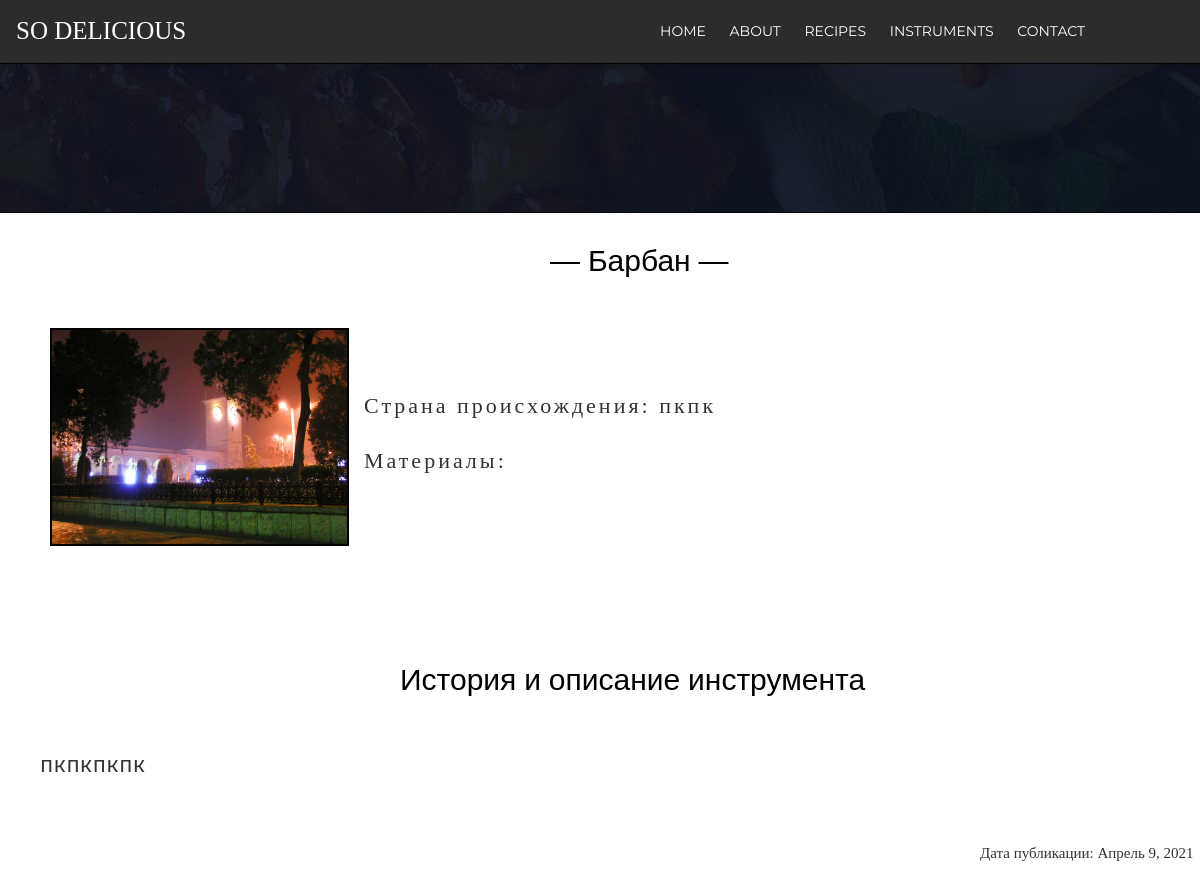
/instruments/1, run on the app's committed database.
### instruments/models.py (models this page shows, shortened)
class Instr(models.Model):
    name = models.CharField('Название инструмента', max_length=150)
    history = models.CharField('Страна происхождения:', max_length=150, default="")
    full_text = models.TextField('Описание')
    materials = models.TextField('Материалы', default="")
    date = models.DateField('Дата публикации')
    image = models.ImageField('Изображения', upload_to='images/instruments')
    class Meta:
        verbose_name = 'Инструмент'
        verbose_name_plural = 'Инструменты'

### instruments/views.py (the view)
# urls.py: path('<int:pk>', views.InstrumentsDetailView.as_view(), name='instr-detail')
class InstrumentsDetailView(DetailView):
    model = Instr
    template_name = 'instruments/detail_instr.html'
    context_object_name = 'instr'

### instruments/templates/instruments/detail_instr.html (shortened to what this page needs)
{% load static %}
<!doctype html>
<html lang="en">
<head>
    <link rel="stylesheet" href="{% static 'main/css/catalog_style.css' %}">
    <link rel="stylesheet" href="https://use.fontawesome.com/releases/v5.8.2/css/all.css">
    <link rel="stylesheet" href="https://maxcdn.bootstrapcdn.com/font-awesome/4.7.0/css/font-awesome.min.css">
</head>
<body>
    <header class="header">
        <div class="container">
            <div class="header__inner">
                <div class="header__logo">SO DELICIOUS</div>
                <nav class="nav" style="left: 650px;">
                    <a class="nav__link" href="{% url 'home' %}">Home</a>
                    <a class="nav__link" href="{% url 'about' %}">About</a>
                    <a class="nav__link" href="{% url 'catalog' %}">Recipes</a>
                    <a class="nav__link" href="{% url 'instruments' %}">Instruments</a>
                    <a class="nav__link" href="{% url 'contact' %}">Contact</a>
                </nav>
            </div>
        </div>
    </header>
    <header2 class="menu_catalog">
        <div class="fotocat"></div>
        <div class="all_container">
                <div class="recepti">
                     <div class="container_catalog_2">
                        <div class="zagolovok_instr_detail"> ― {{ instr.name }} ― </div>
                    </div>
                    <div class="container_catalog_2">
                        <div class="vibor_instr">
                            <img src="{{ instr.image.url }}" width="295px" height="214px" />
                            <div class="opisanie_dish_recept">
                                <div class="history_recept">Страна происхождения: {{ instr.history }}</div>
                                <div class="history_recept">Материалы: {{ instr.materials }}</div>
                            </div>
                        </div>
                        <div class="osnovi_recepta">
                            <div class="zagolovok_instr">История и описание инструмента</div>
                            <div class="full_instr"><pre>{{ instr.full_text }}</pre></div>
                            <div class="dop_recepta">
                                <div class="date_instr"><p>Дата публикации: {{ instr.date }}</p></div>
                            </div>
                        </div>
                    </div>
                </div>
        </div>
    </header2>
</body>
</html>

### main/static/main/css/catalog_style.css (style rules this page uses)
body { margin: 0; font-family: 'Montserrat', sans-serif; font-size: 15px; line-height: 2.5; color: #333; }
.header__logo { font-size: 25px; font-family: 'Libre Baskerville', serif; color: white; display: inline-block; border: 1px; padding: 0 1rem; }
.container { top: 0; right: 0; left: 0; z-index: 1000; width: 100%; background: #2c2c2c; }
.nav { position: absolute; font-size: 14px; text-transform: uppercase; }
.nav__link, .nav__link1 { display: inline-block; vertical-align: top; margin: 0 10px; position: relative; color: #fff; text-decoration: none; transition: color 0.2s linear; }
.header__inner { display: flex; align-items: center; }
.fotocat { width: 100%; height: 150px; background: url("../img/cat.jpg"); }
.container_catalog_2 { width: 100%; }
.all_container { display: flex; }
.vibor_dish, .vibor_instr { margin-top: 30px; display: flex; }
.vibor_instr { margin-left: 50px; }
.zagolovok_dish, .zagolovok_rec, .zagolovok_instr, .zagolovok_instr_detail { font-size: 30px; color: black; margin-top: 10px; margin-left: 160px; }
.zagolovok_instr { margin-left: 400px; }
.zagolovok_instr_detail { margin-left: 550px; }
.full_instr { margin-left: 40px; font-size: 22px; }
img { border: 2px solid black; }
.opisanie_dish_recept { letter-spacing: 3px; font-family: 'Cinzel', serif; font-size: 22px; width: 500px; height: 254px; margin-top: 50px; margin-left: 15px; }
.dop_recepta { line-height: 1.3; font-family: 'Vollkorn', serif; }
.date_instr { margin-left: 980px; margin-top: 50px; }
pre { text-align: left; white-space: pre-line; }

### data on the page
Instr: name "Барбан", image (picture), history "пкпк", full_text "пкпкпкпк", date "Апрель 9, 2021"
